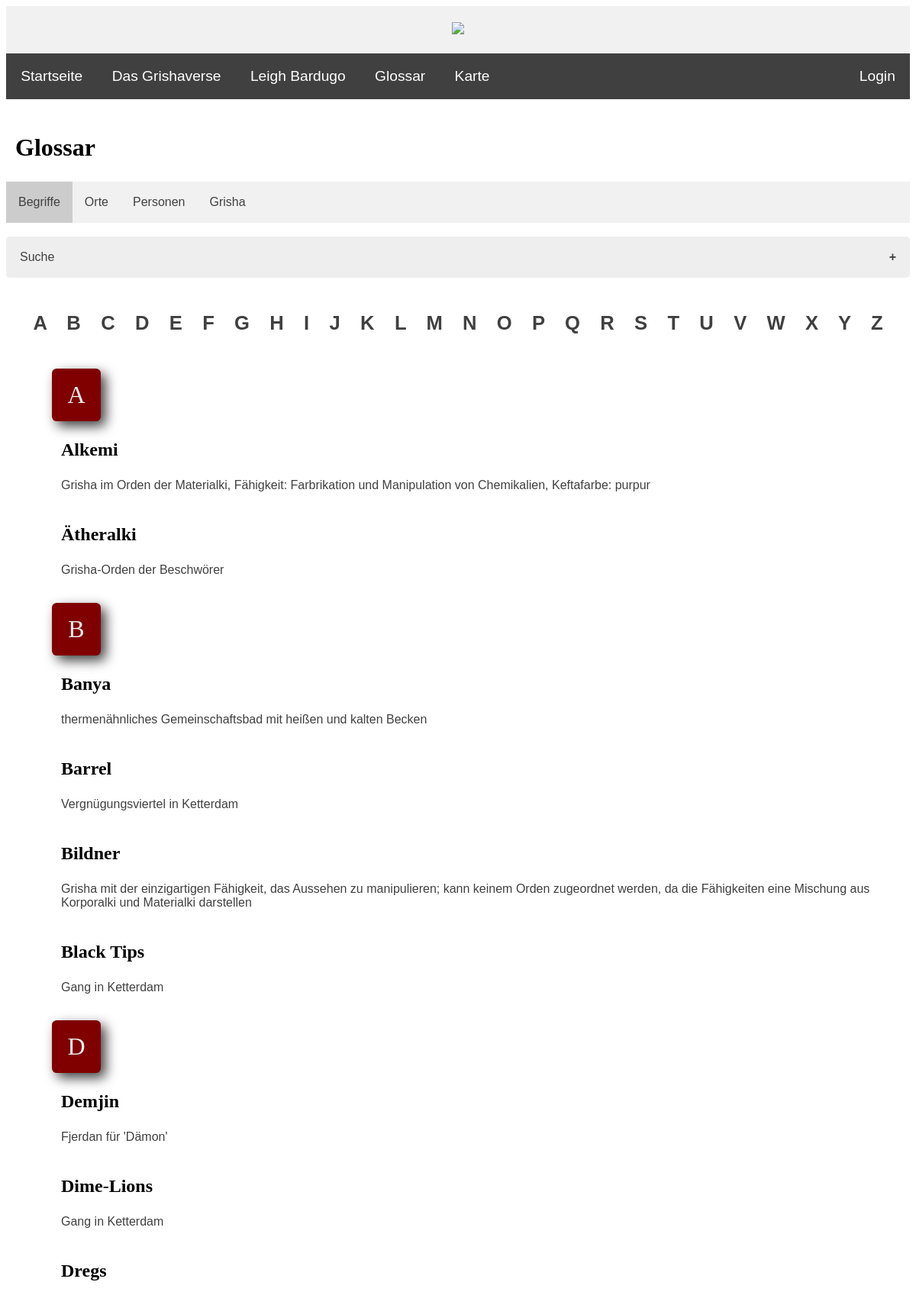
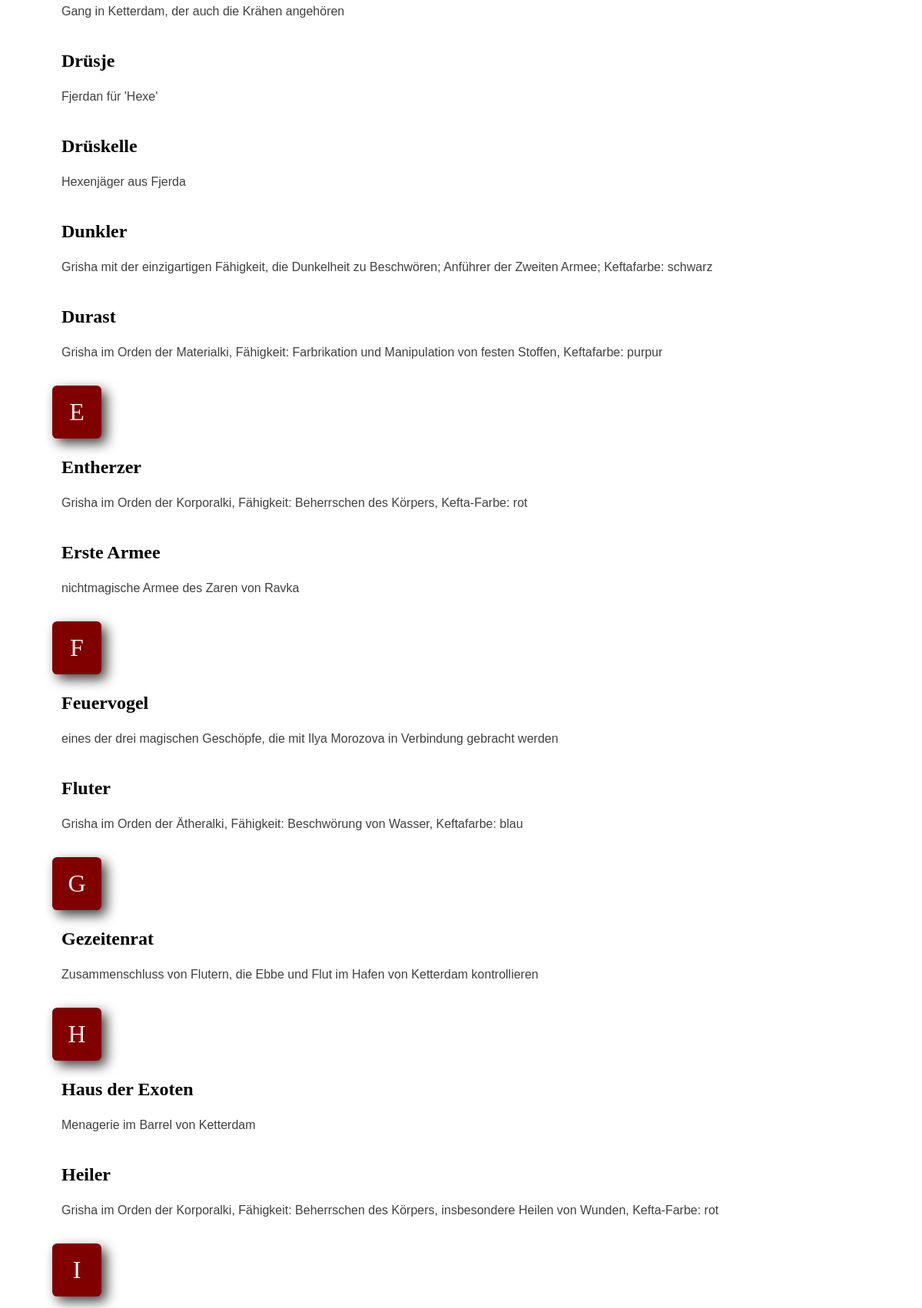
The page /PHP/glossary_begriffe.php (upper part) on the database its author committed (2 pictures, top to bottom).
### tables this page shows
CREATE TABLE `begriffe` (
  `ID` int(10) NOT NULL,
  `name` text NOT NULL,
  `beschreibung` text DEFAULT NULL
);

### PHP/glossary_begriffe.php (the view, shortened to what this page needs)
<?php
include ("header.inc.php");
include ("navbar.inc.php");
$configs = include("config.inc.php");
?>
    <div>
        <h2>Glossar</h2>
    </div>
    <div class="glossary-nav">
        <ul>
            <li><a href="glossary_begriffe.php" class="active">Begriffe</a></li>
            <li><a href="glossary_orte.php">Orte</a></li>
            <li><a href="glossary_personen.php">Personen</a></li>
            <li><a href="glossary_grisha.php">Grisha</a></li>
        </ul>
    </div>
    <br>
    <button class="accordion">Suche</button>
    <br>
    <?php
    $alph = array("A", "B", "C", "D", "E", "F", "G", "H", "I", "J", "K", "L", "M", "N", "O", "P", "Q", "R", "S", "T", "U", "V", "W", "X", "Y", "Z");
        echo
        "<div class='letters-bg'>
        <strong>
            <a class='link' href='#begriffe_letter-A'>A</a> <a class='link' href='#begriffe_letter-B'>B</a> <a class='link' href='#begriffe_letter-C'>C</a>
            <a class='link' href='#begriffe_letter-D'>D</a> <a class='link' href='#begriffe_letter-E'>E</a> <a class='link' href='#begriffe_letter-F'>F</a>
            <a class='link' href='#begriffe_letter-G'>G</a> <a class='link' href='#begriffe_letter-H'>H</a> <a class='link' href='#begriffe_letter-I'>I</a>
            <a class='link' href='#begriffe_letter-J'>J</a> <a class='link' href='#begriffe_letter-K'>K</a> <a class='link' href='#begriffe_letter-L'>L</a>
            <a class='link' href='#begriffe_letter-M'>M</a> <a class='link' href='#begriffe_letter-N'>N</a> <a class='link' href='#begriffe_letter-O'>O</a>
            <a class='link' href='#begriffe_letter-P'>P</a> <a class='link' href='#begriffe_letter-Q'>Q</a> <a class='link' href='#begriffe_letter-R'>R</a>
            <a class='link' href='#begriffe_letter-S'>S</a> <a class='link' href='#begriffe_letter-T'>T</a> <a class='link' href='#begriffe_letter-U'>U</a>
            <a class='link' href='#begriffe_letter-V'>V</a> <a class='link' href='#begriffe_letter-W'>W</a> <a class='link' href='#begriffe_letter-X'>X</a>
            <a class='link' href='#begriffe_letter-Y'>Y</a> <a class='link' href='#begriffe_letter-Z'>Z</a>
        </strong>
        </div>
        <br>";
        foreach ($alph as $i){
            $result = mysqli_query($conn, "SELECT begriffe.name, begriffe.beschreibung
            FROM begriffe
            WHERE begriffe.name LIKE '$i%'                                                                          /* beginnt mit dem entsprechenden Buchstaben */
            ORDER BY begriffe.name ASC");
            if (mysqli_num_rows($result) >= 1) {
                echo "<div id='begriffe_letter-$i' class='big-letter'>" . $i . "</div>";
            }
            echo "<div class='glossary-bg'><ul>";
            while ($j = mysqli_fetch_assoc($result)) {
                echo "<li><h3>" . $j["name"] . "</h3>";
                echo $j["beschreibung"] . "<br><br>";
            }
            echo "</li></ul></div>";
        }
        echo
        "<div class='letters-bg'>
        <strong>
            <a class='link' href='#begriffe_letter-A'>A</a> <a class='link' href='#begriffe_letter-B'>B</a> <a class='link' href='#begriffe_letter-C'>C</a>
            <a class='link' href='#begriffe_letter-D'>D</a> <a class='link' href='#begriffe_letter-E'>E</a> <a class='link' href='#begriffe_letter-F'>F</a>
            <a class='link' href='#begriffe_letter-G'>G</a> <a class='link' href='#begriffe_letter-H'>H</a> <a class='link' href='#begriffe_letter-I'>I</a>
            <a class='link' href='#begriffe_letter-J'>J</a> <a class='link' href='#begriffe_letter-K'>K</a> <a class='link' href='#begriffe_letter-L'>L</a>
            <a class='link' href='#begriffe_letter-M'>M</a> <a class='link' href='#begriffe_letter-N'>N</a> <a class='link' href='#begriffe_letter-O'>O</a>
            <a class='link' href='#begriffe_letter-P'>P</a> <a class='link' href='#begriffe_letter-Q'>Q</a> <a class='link' href='#begriffe_letter-R'>R</a>
            <a class='link' href='#begriffe_letter-S'>S</a> <a class='link' href='#begriffe_letter-T'>T</a> <a class='link' href='#begriffe_letter-U'>U</a>
            <a class='link' href='#begriffe_letter-V'>V</a> <a class='link' href='#begriffe_letter-W'>W</a> <a class='link' href='#begriffe_letter-X'>X</a>
            <a class='link' href='#begriffe_letter-Y'>Y</a> <a class='link' href='#begriffe_letter-Z'>Z</a>
        </strong>
        </div>
        <br>";
    ?>
<?php include ("footer.inc.php"); ?>

### CSS/style.css (style rules this page uses)
body { background-color: white; font-family: 'Helvetica', 'Verdana', sans-serif; font-size: 100%; color: #404040; }
h2 { font-family: 'Garamond', 'Georgia', serif; font-size: 2em; color: black; margin-left: 12px; }
h3 { font-family: 'Garamond', 'Georgia', serif; font-size: 1.5em; color: black; margin-left: 12px; }
a.link:link { text-decoration: none; color: #404040; }
button { background-color: #f1f1f1; border: 0.3em #404040; border-radius: 0.3em; padding: 0.7em 1.3em; text-align: center; color: black; font-family: 'Helvetica', 'Verdana', sans-serif; font-size: 1em; cursor: pointer; }

### CSS/slideshow.css (style rules this page uses)
* { box-sizing:border-box }
.active, .dot:hover { background-color: #404040; }

### CSS/glossary.css (style rules this page uses)
.glossary-nav ul { background-color: #f1f1f1; list-style-type: none; margin: 0; padding: 0; overflow: hidden; transition: 0.4s; }
.glossary-nav ul li { float: left; }
.glossary-nav ul li a { display: block; color: #404040; text-align: center; padding: 18px 16px; text-decoration: none; }
.glossary-nav .active { background-color: #ccc; color: #404040; }
.accordion { background-color: #eee; color: #404040; cursor: pointer; padding: 18px; width: 100%; text-align: left; border: none; outline: none; transition: 0.4s; }
.active, .accordion:hover { background-color: #ccc; color: #404040; }
.accordion:after { content: "\002B"; color: #404040; font-weight: bold; float: right; margin-left: 5px; }
.big-letter { background: #800000; border-radius: 0.2em; margin: 12px 0 0 60px; padding: 0.5em 0.5em; display: block; width: 2em; text-align: center; font-family: 'Garamond', 'Georgia', serif;; font-size: 2em; color: #f1f1f1; box-shadow: 0.2em 0.2em 0.5em #404040; }
.letters-bg { background-color: none; margin: 12px 0 0 0; padding: 0.5em 1.1em; text-align: center; font-size: 1.6em; word-spacing: 0.75em; line-height: 1.3em; }
.glossary-bg { margin-left: 16px; }
.glossary-bg ul { list-style-type: none; margin-left: 16px; }
.glossary-bg ul h3 { margin-left: 0; }

### rows shown on the page
begriffe: name "Alkemi", beschreibung "Grisha im Orden der Materialki, Fähigkeit: Farbrikation und Manipulation von Chemikalien, Keftafarbe: purpur"
begriffe: name "Ätheralki", beschreibung "Grisha-Orden der Beschwörer"
begriffe: name "Banya", beschreibung "thermenähnliches Gemeinschaftsbad mit heißen und kalten Becken"
begriffe: name "Barrel", beschreibung "Vergnügungsviertel in Ketterdam"
begriffe: name "Bildner", beschreibung "Grisha mit der einzigartigen Fähigkeit, das Aussehen zu manipulieren; kann keinem Orden zugeordnet werden, da die Fähigkeiten eine Mischung aus Korporalki und Materialki darstellen"
begriffe: name "Black Tips", beschreibung "Gang in Ketterdam"
begriffe: name "Demjin", beschreibung "Fjerdan für 'Dämon'"
begriffe: name "Dime-Lions", beschreibung "Gang in Ketterdam"
begriffe: name "Dregs", beschreibung "Gang in Ketterdam, der auch die Krähen angehören"
begriffe: name "Drüsje", beschreibung "Fjerdan für 'Hexe'"
begriffe: name "Drüskelle", beschreibung "Hexenjäger aus Fjerda"
begriffe: name "Dunkler", beschreibung "Grisha mit der einzigartigen Fähigkeit, die Dunkelheit zu Beschwören; Anführer der Zweiten Armee; Keftafarbe: schwarz"
begriffe: name "Durast", beschreibung "Grisha im Orden der Materialki, Fähigkeit: Farbrikation und Manipulation von festen Stoffen, Keftafarbe: purpur"
begriffe: name "Entherzer", beschreibung "Grisha im Orden der Korporalki, Fähigkeit: Beherrschen des Körpers, Kefta-Farbe: rot"
begriffe: name "Erste Armee", beschreibung "nichtmagische Armee des Zaren von Ravka"
begriffe: name "Feuervogel", beschreibung "eines der drei magischen Geschöpfe, die mit Ilya Morozova in Verbindung gebracht werden"
begriffe: name "Fluter", beschreibung "Grisha im Orden der Ätheralki, Fähigkeit: Beschwörung von Wasser, Keftafarbe: blau"
begriffe: name "Gezeitenrat", beschreibung "Zusammenschluss von Flutern, die Ebbe und Flut im Hafen von Ketterdam kontrollieren"
begriffe: name "Haus der Exoten", beschreibung "Menagerie im Barrel von Ketterdam"
begriffe: name "Heiler", beschreibung "Grisha im Orden der Korporalki, Fähigkeit: Beherrschen des Körpers, insbesondere Heilen von Wunden, Kefta-Farbe: rot"

### other values the page prints
$i "A"
$i "B"
$i "D"
$i "E"
$i "F"
$i "G"
$i "H"
$i "I"
